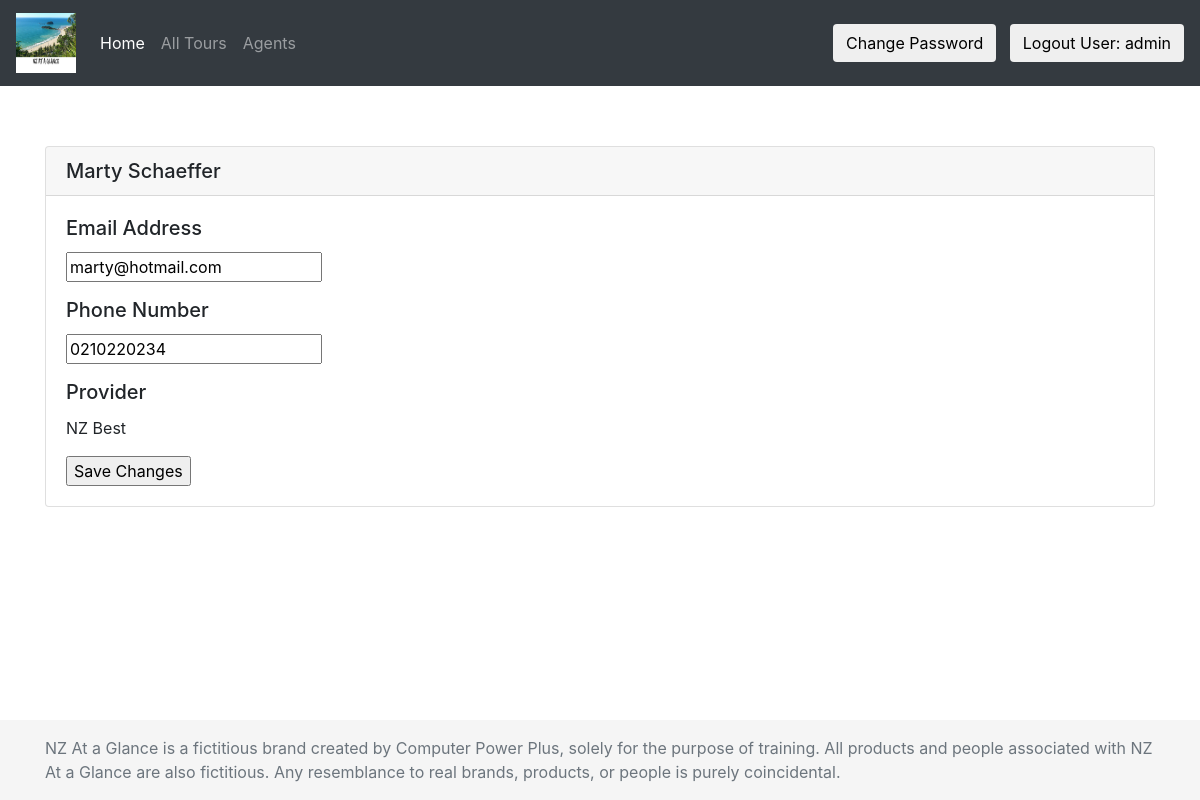
The page /agent/1/ (signed in) on the database its author committed.
### home/models.py (models this page shows, shortened)
class Agent(models.Model):
    PROVIDER_CHOICES = [
        ('NZ BEST', 'NZ Best Tour Company'),
        ('NZ First', 'New Zealand First'),
        ('Little Black Bus', 'Little Black Individual Tours')
    ]
    first_name = models.CharField(max_length=50)
    last_name = models.CharField(max_length=50)
    agent_username = models.CharField(max_length=30)
    email_address = models.CharField(max_length=30)
    phone_number = models.CharField(max_length=15)
    provider = models.CharField(choices=PROVIDER_CHOICES, max_length=30)

### home/views.py (the view)
# urls.py: path('agent/<int:pk>/', AgentDetailView.as_view(), name='agent_detail'),
class AgentDetailView(LoginRequiredMixin, DetailView):
    queryset = Agent.objects.all().order_by('agent_username')
    template_name = 'agent_detail.html'
    context_object_name = 'agent'

### home/templates/agent_detail.html (shortened to what this page needs)
{% extends "base.html" %}
{% block content %}
<div class="card">
    <h5 class="card-header">
        {{ agent.first_name|capfirst }} {{ agent.last_name|capfirst }}
    </h5>
    <form method="post" action="" class="ChangeAgent">
        <fieldset class="module aligned wide">
            <div class="card-body">
                <h5 class="card-title">
                    Email Address
                </h5>
                <p class="card-text">
                    <input id="email_address" name="email_address" type="email" value="{{ agent.email_address }}">
                </p>
                <h5 class="card-title">
                    Phone Number
                </h5>
                <p class="card-text">
                    <input id="phone_number" name="phone_number" type="phone" value="{{ agent.phone_number}}">
                </p>
                <h5 class="card-title">
                    Provider
                </h5>
                <p class="card-text">
                    {{ agent.provider }}
                </p>
                <div class="submit-row">
                    <input type="submit" value="Save Changes" class="default">
                </div>
            </div>
        </fieldset>
    </form>
</div>
{% endblock %}

### templates/base.html (shortened to what this page needs)
{% load static %}
<!DOCTYPE html>
<html lang="en">
<head>
    <link rel="stylesheet" href="{% static 'bootstrap/css/bootstrap.min.css' %}">
    <link rel="stylesheet" href="{% static 'sticky-footer.css' %}">
    <link rel="stylesheet" href="{% static 'signin.css' %}">
</head>
<body class="d-flex flex-column h-100">
    <header>
        <nav class="navbar navbar-expand-md navbar-dark sticky-top bg-dark">
            <a class="navbar-brand" href="{% url 'home' %}">
                <img src="{% static 'images/logo.png' %}" width="60" height="60" class="d-inline-block align-top" alt=""
                    loading="lazy">
            </a>
            <div class="collapse navbar-collapse" id="navbarText">
                <ul class="navbar-nav mr-auto">
                    <li class="nav-item active">
                        <a class="nav-link" href="{% url 'home' %}">Home <span class="sr-only">(current)</span></a>
                    </li>
                    <li class="nav-item">
                        <a class="nav-link" href="{% url 'tours' %}">All Tours</a>
                    </li>
                    <li class="nav-item">
                        <a class="nav-link" href="{% url 'agents' %}">Agents</a>
                    </li>
                </ul>
                {% if user.is_authenticated %}
                    <a href="{% url 'password_change' %}">
                        <button type="button" class="btn btn-default navbar-btn">
                            Change Password
                        </button>
                    </a>&nbsp;&nbsp;&nbsp;
                    <a href="{% url 'logout' %}">
                        <button type="button" class="btn btn-default navbar-btn">
                            Logout User: {{ user.get_username }}
                        </button>
                    </a>
                {% else %}
                    <button type="button" class="btn btn-default navbar-btn">
                        <a href="{% url 'login' %}?next={{request.path}}">Log in</a>
                    </button>
                {% endif %}
            </div>
        </nav>
    </header>
    <main role="main" class="flex-shrink-0">
        <div class="container">
            {% block content %}
            {% endblock %}
        </div>
    </main>
    <footer class="footer mt-auto py-3 fixed-bottom">
        <div class="container">
            <span class="text-muted">NZ At a Glance is a fictitious brand created by Computer Power Plus, solely for the purpose of training. All products
            and people associated with NZ At a Glance are also fictitious. Any resemblance to real brands, products, or people is
            purely coincidental.</span>
        </div>
    </footer>
</body>
</html>

### home/static/sticky-footer.css (style rules this page uses)
main > .container { padding: 60px 15px 0; }
.footer { background-color: #f5f5f5; }
.footer > .container { padding-right: 15px; padding-left: 15px; }

### rows shown on the page
Agent: first_name "Marty", last_name "Schaeffer", email_address "marty@hotmail.com", phone_number "0210220234", provider "NZ Best"

### other values the page prints
{{ user.get_username }} "admin"
